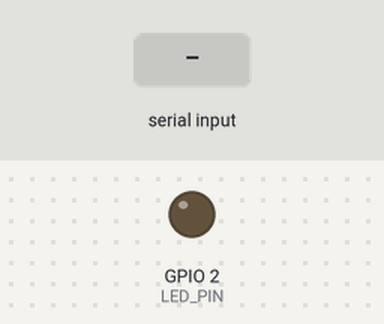
Bench run of a sketch on a simulated ESP32-S3. Parts: output pins drawn as LEDs (lit = HIGH). The inputs (shaded band) are chosen by the test bench. What the sketch prints to the serial monitor is not drawn.

Above: at 1.9 s.
2.0 s: "90 45\n" received over the second serial link
At 2.8 s:
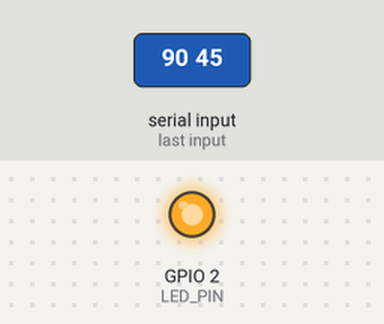
3.5 s: "30 150\n" received over the second serial link
At 3.9 s:
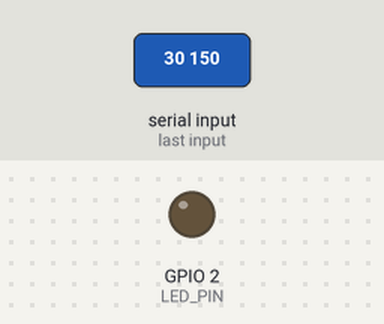
5.0 s: "5\n" received over the second serial link
At 6.3 s:
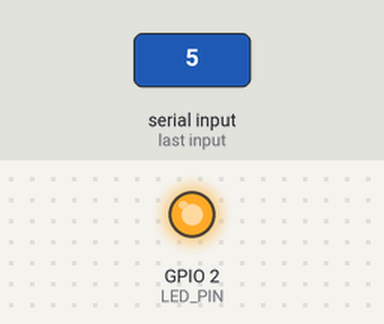
Timing chart, 0 to 8.0 s (numbered marks = the images above; inputs shaded):
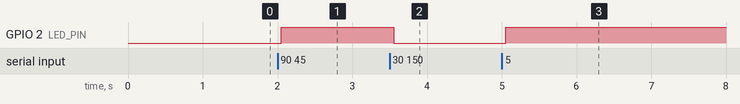

Measured:
- after the input at 2.0 s, GPIO 2 (LED_PIN): LOW → HIGH after 0.05 s
- after the input at 3.5 s, GPIO 2 (LED_PIN): HIGH → LOW after 0.05 s
- after the input at 5.0 s, GPIO 2 (LED_PIN): LOW → HIGH after 0.05 s

The sketch:

Arduino_ATK_MS53L2M.ino
```cpp
/**
 ****************************************************************************************************
 * @file        ATK_MS53L2M_ESP32.ino
 * @brief       ATK-MS53L2M激光传感器ESP32S3移植版（WiFi + 网页显示）
 * @note        支持ASCII接口模式，提供WiFi AP和网页界面
 * @version     V2.0
 * @date        2024-05-23
 ****************************************************************************************************
 */

// 引入必要的库
#include <WiFi.h>
#include <WebServer.h>

/* 引脚定义 - 根据ESP32S3板子实际情况调整 */
#define RX_PIN 18             /* 传感器TXD连接到ESP32S3的RX */
#define TX_PIN 17             /* 传感器RXD连接到ESP32S3的TX */
#define SENSOR_SERIAL Serial2 /* 使用ESP32S3的Serial2 */
#define LED_PIN 2             /* 板载LED引脚 */

/* WiFi设置 */
#define WIFI_SSID "LaserSensor_AP" // WiFi名称
#define WIFI_PASSWORD "12345678"   // WiFi密码(至少8位)

/* 错误码定义 */
#define ATK_MS53L2M_EOK 0      /* 操作成功 */
#define ATK_MS53L2M_ERROR 1    /* 操作失败 */
#define ATK_MS53L2M_ETIMEOUT 2 /* 超时错误 */

/* 缓冲区定义 */
#define RX_BUF_SIZE 128 /* 接收缓冲区大小 */
char g_rx_buf[RX_BUF_SIZE];
uint16_t g_rx_cnt = 0;

// 当前距离值
uint16_t current_distance = 0;

// 创建网页服务器对象
WebServer server(80);

/**
 * @brief       清空接收缓冲区
 * @param       无
 * @retval      无
 */
void atk_ms53l2m_uart_rx_restart(void)
{
  while (SENSOR_SERIAL.available())
  {
    SENSOR_SERIAL.read();
  }
  g_rx_cnt = 0;
}

/**
 * @brief       读取传感器距离
 * @param       distance: 指向距离存储变量的指针
 * @retval      ATK_MS53L2M_EOK或错误码
 */
uint8_t atk_ms53l2m_get_distance(uint16_t *distance)
{
  /* 清空接收缓冲区 */
  atk_ms53l2m_uart_rx_restart();
  memset(g_rx_buf, 0, RX_BUF_SIZE);

  /* 等待接收数据 */
  uint32_t start_time = millis();
  g_rx_cnt = 0;
  bool data_received = false;

  /* 接收一段时间内的所有数据 */
  while (millis() - start_time < 1000)
  {
    while (SENSOR_SERIAL.available() && g_rx_cnt < RX_BUF_SIZE - 1)
    {
      char c = SENSOR_SERIAL.read();
      g_rx_buf[g_rx_cnt++] = c;
      data_received = true;
    }

    /* 如果已经收到一些数据并且停止接收一段时间，认为一帧结束 */
    if (data_received && !SENSOR_SERIAL.available())
    {
      delay(50);
      if (!SENSOR_SERIAL.available())
      {
        break;
      }
    }

    delay(5);
  }

  /* 确保字符串结束 */
  g_rx_buf[g_rx_cnt] = '\0';

  /* 如果没有接收到数据，返回超时错误 */
  if (g_rx_cnt == 0)
  {
    return ATK_MS53L2M_ETIMEOUT;
  }

  /* 专门查找"d:"后面的数字 */
  char *d_pos = strstr(g_rx_buf, "d:");
  if (d_pos != NULL)
  {
    d_pos += 2; // 跳过"d:"

    /* 跳过空格 */
    while (*d_pos == ' ' && *d_pos != '\0')
    {
      d_pos++;
    }

    /* 读取数字 */
    if (isdigit(*d_pos))
    {
      *distance = atoi(d_pos);
      return ATK_MS53L2M_EOK;
    }
  }

  /* 如果没有找到"d:"，尝试直接查找数字 */
  char *ptr = g_rx_buf;
  while (*ptr)
  {
    if (isdigit(*ptr) && (ptr == g_rx_buf || !isdigit(*(ptr - 1))))
    {
      *distance = atoi(ptr);
      if (*distance > 0 && *distance < 10000) // 合理的距离范围
      {
        return ATK_MS53L2M_EOK;
      }
    }
    ptr++;
  }

  return ATK_MS53L2M_ERROR;
}

/**
 * @brief       初始化LED指示灯
 * @param       无
 * @retval      无
 */
void led_init(void)
{
  pinMode(LED_PIN, OUTPUT);
  digitalWrite(LED_PIN, LOW);
}

/**
 * @brief       LED指示灯切换状态
 * @param       无
 * @retval      无
 */
void led_toggle(void)
{
  digitalWrite(LED_PIN, !digitalRead(LED_PIN));
}

/**
 * @brief       初始化WiFi AP模式
 * @param       无
 * @retval      无
 */
void initWiFi()
{
  // 配置静态IP地址
  IPAddress local_IP(192, 168, 4, 1);
  IPAddress gateway(192, 168, 4, 1);
  IPAddress subnet(255, 255, 255, 0);

  // 设置ESP32的WiFi AP模式
  WiFi.mode(WIFI_AP);

  // 设置静态IP
  WiFi.softAPConfig(local_IP, gateway, subnet);

  // 启动AP
  WiFi.softAP(WIFI_SSID, WIFI_PASSWORD);

  Serial.println("WiFi AP模式已启动");
  Serial.print("SSID: ");
  Serial.println(WIFI_SSID);
  Serial.print("密码: ");
  Serial.println(WIFI_PASSWORD);
  Serial.print("IP地址: ");
  Serial.println(WiFi.softAPIP());
}

/**
 * @brief       处理网页根路径请求
 * @param       无
 * @retval      无
 */
void handleRoot()
{
  String html = "<!DOCTYPE HTML><html>";
  html += "<head>";
  html += "<meta charset='UTF-8'>";
  html += "<meta name='viewport' content='width=device-width, initial-scale=1.0'>";
  html += "<title>激光传感器监控</title>";
  html += "<style>";
  html += "body { font-family: Arial, sans-serif; margin: 0; padding: 0; background-color: #f0f2f5; color: #333; }";
  html += ".container { max-width: 800px; margin: 0 auto; padding: 20px; }";
  html += ".header { text-align: center; padding: 20px 0; background-color: #1890ff; color: white; border-radius: 8px 8px 0 0; box-shadow: 0 2px 10px rgba(0,0,0,0.1); }";
  html += ".card { background-color: white; border-radius: 0 0 8px 8px; padding: 20px; box-shadow: 0 2px 10px rgba(0,0,0,0.1); margin-bottom: 20px; }";
  html += ".value-box { font-size: 72px; text-align: center; margin: 30px 0; color: #1890ff; font-weight: bold; }";
  html += ".unit { font-size: 24px; color: #888; }";
  html += ".footer { text-align: center; margin-top: 20px; color: #888; font-size: 14px; }";
  html += ".status { display: inline-block; width: 10px; height: 10px; border-radius: 50%; background-color: #52c41a; margin-right: 5px; }";
  html += ".status-text { font-size: 16px; color: #555; text-align: center; margin-bottom: 20px; }";
  html += "</style>";
  html += "<script>";
  html += "function updateDistance() {";
  html += "  fetch('/distance')";
  html += "    .then(response => response.text())";
  html += "    .then(data => {";
  html += "      document.getElementById('distance').innerText = data;";
  html += "    });";
  html += "}";
  html += "setInterval(updateDistance, 500);"; // 每500ms更新一次
  html += "</script>";
  html += "</head>";
  html += "<body>";
  html += "<div class='container'>";
  html += "<div class='header'>";
  html += "<h1>ATK-MS53L2M 激光传感器</h1>";
  html += "</div>";
  html += "<div class='card'>";
  html += "<div class='status-text'><span class='status'></span>系统状态: 正常</div>";
  html += "<div class='value-box'><span id='distance'>";
  html += current_distance;
  html += "</span> <span class='unit'>mm</span></div>";
  html += "</div>";
  html += "<div class='footer'>ESP32S3 + ATK-MS53L2M &copy; 2024</div>";
  html += "</div>";
  html += "</body>";
  html += "</html>";

  server.send(200, "text/html", html);
}

/**
 * @brief       处理距离数据请求
 * @param       无
 * @retval      无
 */
void handleDistance()
{
  server.send(200, "text/plain", String(current_distance));
}

/**
 * @brief       初始化Web服务器
 * @param       无
 * @retval      无
 */
void initWebServer()
{
  server.on("/", handleRoot);
  server.on("/distance", handleDistance);

  server.begin();
  Serial.println("Web服务器已启动");
  Serial.println("访问地址: http://192.168.4.1");
}

void setup()
{
  /* 初始化调试串口 */
  Serial.begin(115200);
  delay(500);
  Serial.println("\r\n========== ATK-MS53L2M 激光传感器 + WiFi网页监控 ==========");

  /* 初始化LED */
  led_init();

  /* 初始化传感器串口 */
  SENSOR_SERIAL.begin(115200, SERIAL_8N1, RX_PIN, TX_PIN);
  delay(200);

  /* 清空可能的缓存数据 */
  atk_ms53l2m_uart_rx_restart();

  /* 初始化WiFi AP */
  initWiFi();

  /* 初始化Web服务器 */
  initWebServer();

  Serial.println("系统初始化完成");
}

void loop()
{
  static unsigned long last_read_time = 0;
  uint16_t distance;
  uint8_t ret;

  /* 处理Web服务器请求 */
  server.handleClient();

  /* 每200ms读取一次距离 */
  if (millis() - last_read_time > 200)
  {
    last_read_time = millis();

    /* 读取距离 */
    ret = atk_ms53l2m_get_distance(&distance);
    if (ret == ATK_MS53L2M_EOK)
    {
      current_distance = distance;
      led_toggle(); /* 成功读取一次数据则切换LED状态 */
    }
  }

  /* 小延迟，避免占用过多CPU */
  delay(10);
}
```
